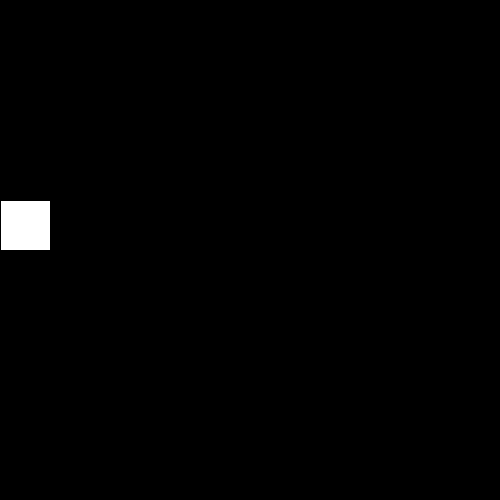
Frame 1 (no input)
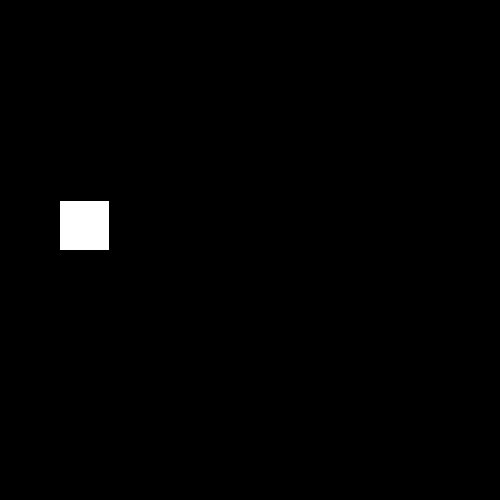
Frame 60 (the mouse pressed at the canvas centre just before this capture)
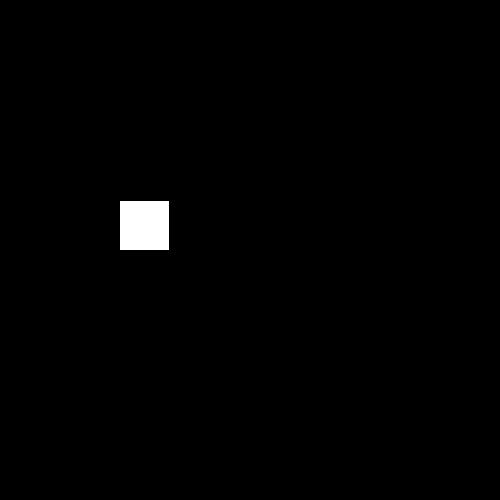
Frame 120 (the mouse held since frame 60 and released just before this capture)

The Processing sketch that drew these frames (run headless with seeded random() and noise(); from frame 60 on, the mouse is pressed at the canvas centre):

// Processing sketch: rectangle
// ── rectangle.pde
void setup()
{
  size(500, 500);
}

float x = 0;
float xSpeed = 1;
float w = 50;
void draw()
{
  background(0);
  rect(x, 200, w, w);
  x += xSpeed;
  if (x + w > width || x < 0)
  {
    xSpeed = - xSpeed;
  }
}
